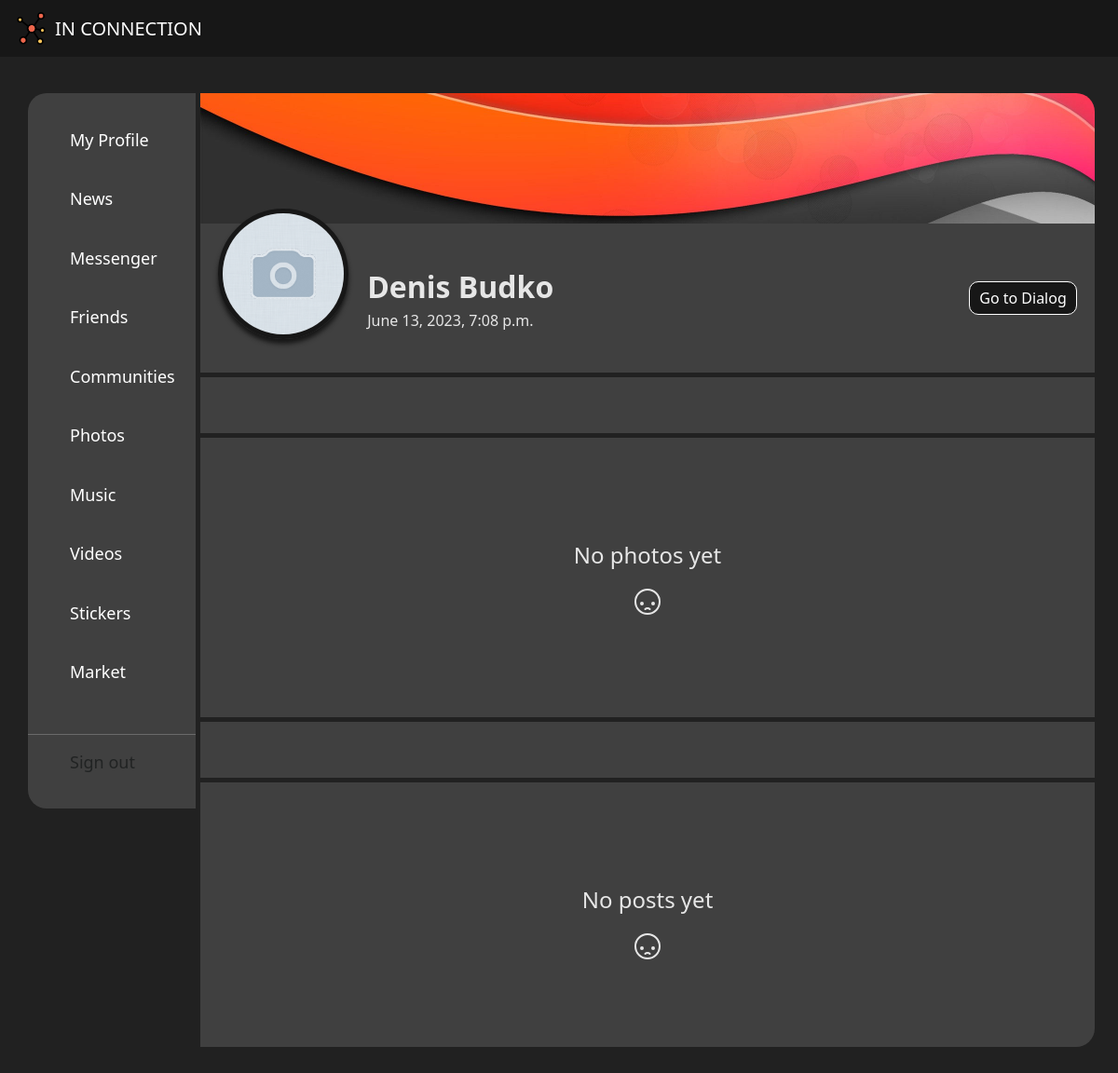
/profile/den_budko, run on an earlier commit of the app's database.
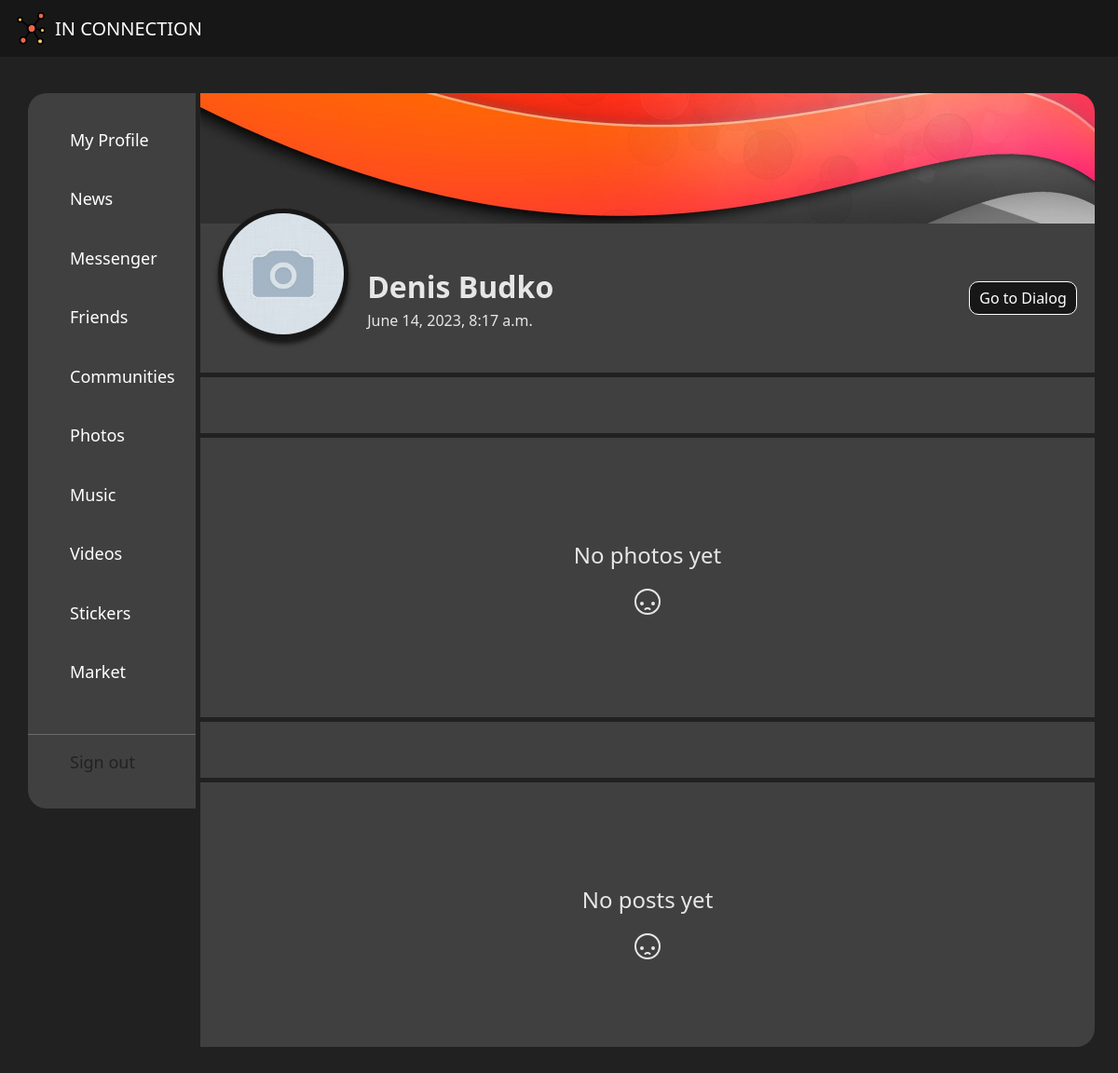
And on a later commit of the database.
### main/models.py (models this page shows, shortened)
class User(AbstractUser):
    slug = models.SlugField(null=False, unique=True, db_index=True)
    status = models.CharField(max_length=255, null=True, blank=True)
    email = models.EmailField(_("email address"), unique=True, blank=False)
    phone = models.CharField(max_length=16, null=True, blank=False)
    gender = models.ForeignKey("Gender", on_delete=models.CASCADE, null=True, blank=False)
    date_of_birth = models.DateField(null=True, blank=False)
    profile_img = models.ImageField(upload_to=user_directory_profile_image_path, null=True)
    profile_back_img = models.ImageField(upload_to=user_directory_profile_back_path, null=True)
    created_at = models.DateTimeField(auto_now_add=True)
    updated_at = models.DateTimeField(auto_now=True)
    setting = models.OneToOneField("Setting", on_delete=models.CASCADE, null=True, blank=True)
    USERNAME_FIELD = 'email'
    REQUIRED_FIELDS = ['username']

### main/views.py (the view)
# urls.py: path('profile/<slug:slug>', ShowProfile.as_view(), name='profile'),
class ShowProfile(DetailView):
    model = User
    template_name = "main/profile.html"
    context_object_name = "user"
    def get_context_data(self, **kwargs):
        context = super().get_context_data(**kwargs)
        context["user_posts_objects"] = Post.objects.filter(
            user=self.object.id).order_by('created_at')
        post_likes_count = {}
        post_comments_count = {}
        for post in context['user_posts_objects']:
            post_likes_count[post.id] = PostLike.objects.filter(
                post=post.id).count()
            post_comments_count[post.id] = PostComment.objects.filter(
                post=post.id).count()
        context["post_likes_count"] = post_likes_count
        context["post_comments_count"] = post_comments_count
        context["user_photos_objects"] = UserPhoto.objects.filter(
            user=self.object.id).order_by('created_at')
        return context

### main/context_processor.py (called while the page is built)
def get_context_data(request):
    context = {
        'add_photo_ajax': AddPhotosForm(),
        'add_post_ajax': AddPostsForm(),
        'add_comment_ajax': AddCommentForm(),
        'edit_profile_ajax' : UpdateUserInfoForm()
    }
    return context

### main/models.py (called while the page is built)
    def __str__(self):
        return self.gender

### main/templatetags/main_tags.py (called while the page is built)
@register.inclusion_tag("main/burger_content.html")
def get_burger_content():
    return {"links": links}

@register.inclusion_tag("main/left_menue.html")
def get_left_menu():
    return {'links': links}

### main/templates/main/profile.html (shortened to what this page needs)
{% extends "main/base.html" %}
{% load main_tags %}
{% load static %}
{% block links %}
<link type="text/css" href="{% static 'main/css/profile.css' %}" rel="stylesheet">
{% endblock links %}
{% block content %}
<div class="main-container">
    <div class="left-menu">
        {% get_left_menu %}
    </div>
    <div class="right-part">
        <div class="right-head">
            <div class="right-head-back-img">
                {% if user.profile_back_img %}
                <img src="{{ user.profile_back_img.url }}" alt="default-back" id="user_back">
                {% else %}
                <img src="{% static 'main/images/default_user_back.jpg' %}" alt="default-back" id="user_back">
                {% endif %}
            </div>
            <div class="right-head-profile">
                <div class="right-head-profile-img">
                    {% if user.profile_img %}
                    <img src="{{ user.profile_img.url }}" alt="default-back">
                    {% else %}
                    <img src="{% static 'main/images/default_profile.png' %}" alt="default-back">
                    {% endif %}
                </div>
                <div class="right-head-profile-user-info-edit">
                    <div class="right-head-profile-user-info">
                        <div id="user-fname-lname"> {{user.first_name}} {{user.last_name}} </div>
                        <div id="login-info"> {{user.last_login}} </div>
                    </div>
                    {% if request.user.pk == user.pk %}
                    <div class="right-head-profile-user-edit">
                        <a href="#" class="profile-btns" data-bs-toggle="modal" data-bs-target="#ajax_profile_edit"
                            id="profile_edit">
                            Edit
                        </a>
                    </div>
                    {% else %}
                    <div class="go-to-dialog profile-btns" value="{{user.pk}}">
                        Go to Dialog
                    </div>
                    {% endif %}
                </div>
            </div>
        </div>
        <div class="right-photos">
            <div class="right-photos-head">
            </div>
            <div class="right-photos-body">
                {% if user_photos_objects %}
                {% for user_photo in user_photos_objects %}
                <div class="one-photo">
                    <img src="{{ user_photo.photo.url }}" alt="img">
                    {% if request.user.pk == user.pk%}
                    <div class="one-photo-delete-icon profile-btns" value={{user_photo.pk}}>
                        <svg xmlns="http://www.w3.org/2000/svg" width="20" height="20" viewBox="0 0 16 16">
                            <path fill="currentColor"
                                d="M2 5v10c0 .55.45 1 1 1h9c.55 0 1-.45 1-1V5H2zm3 9H4V7h1v7zm2 0H6V7h1v7zm2 0H8V7h1v7zm2 0h-1V7h1v7zm2.25-12H10V.75A.753.753 0 0 0 9.25 0h-3.5A.753.753 0 0 0 5 .75V2H1.75a.752.752 0 0 0-.75.75V4h13V2.75a.752.752 0 0 0-.75-.75zM9 2H6v-.987h3V2z" />
                        </svg>
                    </div>
                    {% endif %}
                </div>
                {% endfor %}
                {% else %}
                <div class="right-photos-empty">
                    <p> No photos yet </p>
                </div>
                {% endif %}
            </div>
        </div>
        <div class="right-posts">
            <div class="right-posts-head">
            </div>
            {% if user_posts_objects %}
            <div class="right-posts-body">
                {% for user_post in user_posts_objects %}
                <div class="one-post">
                    <a href="{% url 'one_post' user_post.pk %}" style="text-decoration:none; color: white;">
                        <div class="one-post-head">
                            <div class="one-post-head-user-img-desciption">
                                <div class="one-post-head-user-img">
                                    {% if user.profile_img %}
                                    <img src="{{ user.profile_img.url }}" alt="default-back" id="user_img_in_post">
                                    {% else %}
                                    <img src="{% static 'main/images/default_profile.png' %}" alt="default-back"
                                        id="user_img_in_post">
                                    {% endif %}
                                </div>
                                <div class="one-post-head-description">
                                    <div id="user-name-in-post"> {{user.first_name}} {{user.last_name}}</div>
                                    <div id="post-created-at"> {{user_post.created_at}} </div>
                                </div>
                            </div>
                            {% if request.user.pk == user.pk %}
                            <div class="one-post-delete-icon" value={{user_post.pk}}>
                                <svg xmlns="http://www.w3.org/2000/svg" width="24" height="24" viewBox="0 0 16 16">
                                    <path fill="currentColor"
                                        d="M2 5v10c0 .55.45 1 1 1h9c.55 0 1-.45 1-1V5H2zm3 9H4V7h1v7zm2 0H6V7h1v7zm2 0H8V7h1v7zm2 0h-1V7h1v7zm2.25-12H10V.75A.753.753 0 0 0 9.25 0h-3.5A.753.753 0 0 0 5 .75V2H1.75a.752.752 0 0 0-.75.75V4h13V2.75a.752.752 0 0 0-.75-.75zM9 2H6v-.987h3V2z" />
                                </svg>
                            </div>
                            {% endif %}
                        </div>
                    </a>
                    <div class="one-post-body">
                        {% if user_post.text %}
                        <div class="one-post-body-text">
                            {{ user_post.text|truncatewords:70|linebreaks}}
                        </div>
                        {% endif %}
                        {% if user_post.content %}
                        <div class="one-post-body-content">
                            {% if user_post.content_type.name == 'image' %}
                            <img src="{{user_post.content.url}}" alt="post_img">
                            {% elif user_post.content_type.name == 'video' %}
                            <video src="{{user_post.content.url}}" poster muted alt="post_video" controls>
                            </video>
                            {% endif %}
                        </div>
                        {% endif %}
                        <div class="one-post-body-marks">
                            {% if user_post.like_status %}
                            <div class="profile-btns one-post-likes likes" value="{{user_post.pk}}">
                                <div>
                                    <svg xmlns="http://www.w3.org/2000/svg" width="22" height="22" viewBox="0 0 48 48">
                                        <path fill="none" stroke="currentColor" stroke-linecap="round"
                                            stroke-linejoin="round" stroke-width="4"
                                            d="M15 8C8.925 8 4 12.925 4 19c0 11 13 21 20 23.326C31 40 44 30 44 19c0-6.075-4.925-11-11-11c-3.72 0-7.01 1.847-9 4.674A10.987 10.987 0 0 0 15 8Z" />
                                    </svg>
                                </div>
                                <div class="likes_count"> {{ post_likes_count|get_from_dict:user_post.pk }} </div>
                            </div>
                            {% endif %}
                            {% if user_post.comment_status %}
                            <div class="profile-btns one-post-comments">
                                <div>
                                    <a href="#" id="modal_comment_add" class='comments' data-bs-toggle="modal"
                                        style="text-decoration:none; color:white;" data-bs-target="#ajax_add_comment"
                                        id="modal_comment_add_btn" value={{user_post.pk}}>
                                        <svg xmlns="http://www.w3.org/2000/svg" width="22" height="22"
                                            viewBox="0 0 24 24">
                                            <path fill="none" stroke="currentColor" stroke-linecap="round"
                                                stroke-linejoin="round" stroke-width="2"
                                                d="M19 4H5a2 2 0 0 0-2 2v15l3.467-2.6a2 2 0 0 1 1.2-.4H19a2 2 0 0 0 2-2V6a2 2 0 0 0-2-2z" />
                                        </svg>
                                    </a>
                                </div>
                                <div>{{ post_comments_count|get_from_dict:user_post.pk }} </div>
                            </div>
                            {% endif %}
                        </div>
                    </div>
                </div>
                {% endfor %}
            </div>
        </div>
        {% else %}
        <div class="right-posts-empty">
            <p> No posts yet </p>
        </div>
        {% endif%}
    </div>
</div>
</div>
{% endblock content %}

### main/templates/main/base.html (shortened to what this page needs)
{% load static %}
<!DOCTYPE html>
<html lang="en">
<head>
    <link href="https://cdn.jsdelivr.net/npm/bootstrap@5.3.0-alpha3/dist/css/bootstrap.min.css" rel="stylesheet"
>
    <link type="text/css" href="{% static 'main/css/base.css' %}" rel="stylesheet">
    {% block links %}
    {% endblock links %}
</head>
<body>
    <nav class="navbar" data-bs-theme="dark">
        <div class="container-fluid">
            <a class="navbar-brand" style="display:flex; align-items:center;" href="{% url 'start_page' %}">
                <img src="{% static 'main/images/logo.png' %}" alt="Logo" width="35vw" height="35vh"
                    class="d-inline-block align-text-top ms-1 me-2">
                IN CONNECTION
            </a>
        </div>
    </nav>
    <div id="super-main">
        {% block content %}
        {% endblock content %}
    </div>
</body>
</html>

### main/templates/main/left_menue.html
<div class="menu-content">
    {% for name, link in links.items %}
    {% if name == 'Sign out'%}
    <div class="sign_out">
        <hr />
        <a href={{link}} id="sign-out"> {{name}}</a>
    </div>
    {% else %}
    <div>
        <a href={{link}}> {{name}}</a>
    </div>
    {% endif %}
    {% endfor %}
</div>

### main/static/main/css/base.css (style rules this page uses)
nav { top: 0; position: fixed !important; background-color: #171717; margin-bottom: 2em; z-index: 5; margin-bottom: 50px; width: 100%; }
#super-main { margin-top: 100px; }
body { background-color: #212121; color: rgb(230, 230, 230); }

### main/static/main/css/profile.css (style rules this page uses)
.main-container { position: relative; left: 50%; width: 95vw; height: 80vh; transform: translate(-50%); display: grid; grid-template-columns: 15vw 80vw; column-gap: 5px; }
.left-menu { grid-column:1; background-color: #404040; border-radius: 20px 0px 0px 20px; height: 60vh; }
.left-menu .menu-content { display: flex; height: 100%; width: 100%; align-items: left; flex-direction: column; justify-content: space-evenly; }
#sign-out { color: #212323; }
.left-menu .menu-content div a { text-decoration: none; color: white; font-size: 18px; margin-left: 2.5em; }
.right-part { display: grid; max-width: 100%; border-radius: 0px 20px 20px 0px; grid-template-rows: auto auto auto; grid-column: 1fr; overflow-y: auto; row-gap: 5px; }
.right-head { grid-row: 1; display: grid; width: 100%; grid-template-rows: 140px 160px; background-color: #404040; }
.right-head .right-head-back-img { grid-row: 1; width: 100%; height: 140px; }
.right-head .right-head-back-img>img { height: 100%; width: 100%; object-fit: cover; overflow: hidden; }
.right-head .right-head-profile { grid-row: 2; display: flex; flex: 1 1; flex-direction: row; width: 96%; margin-left: 2%; margin-right: 2%; }
.right-head .right-head-profile .right-head-profile-img { position: relative; bottom: 10%; }
.right-head .right-head-profile .right-head-profile-img>img { height: 140px; width: 140px; object-fit: cover; border-radius: 100px; border: 5px solid #171717; box-shadow: 0px 5px 5px #171717; }
.right-head .right-head-profile-user-info-edit { display: flex; width: 100%; flex-direction: row; justify-content: space-between; align-items: center; }
.right-head .right-head-profile-user-info-edit .right-head-profile-user-info { display: flex; flex-direction: column; justify-content: center; margin-left: 20px; }
#user-fname-lname { font-size: 32px; font-weight: bold; display: flex; justify-content: flex-start; flex-wrap: wrap; }
.right-photos { grid-row: 2; display: grid; grid-template-columns: 1fr; grid-template-rows: 60px 300px; row-gap: 5px; }
.right-photos .right-photos-head { grid-row: 1; display: flex; width: 100%; justify-content: flex-end; align-items: center; background-color: #404040; }
.right-photos .right-photos-body { grid-row: 2; background-color: #404040; display: flex; width: 100%; flex-direction: row; justify-content: flex-start; align-items: center; overflow-x: scroll; }
.right-photos-empty { grid-row: 2; width: 100%; height: 100%; display: flex; flex-direction: column; justify-content: center; align-items: center; }
.right-posts { grid-row: 3; display: grid; grid-column: 1fr; width: 100%; grid-template-rows: 60px auto; min-height: 80px; row-gap: 5px; }
.right-posts .right-posts-head { grid-row: 1; display: flex; justify-content: flex-end; align-items: center; background-color: #404040; }
.right-posts-empty { grid-row: 2; background-color: #404040; display: flex; flex: 1 1; flex-direction: column; align-items: center; justify-content: center; min-height: 300px; }
.profile-btns { background-color: #171717; border: 1px solid white; border-radius: 10px; padding: 5px 10px 5px 10px; text-decoration: none; color: white; text-align: center; }
.right-photos-empty p { font-size: 24px; }
.right-posts-empty p { font-size: 24px; }

What changed in the data, as far as the page shows it:
changed User "Denis": last_login "June 13, 2023, 7:08 p.m." → "June 14, 2023, 8:17 a.m."
